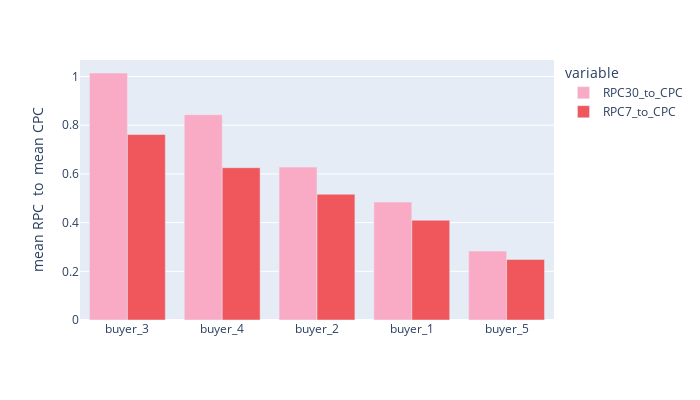

Notebook code for this chart:
### Code cell
data['RPC30_to_CPC'] = data['RPC_30d']/data['CPC']
data['RPC7_to_CPC'] = data['RPC_7d']/data['CPC']

data_plot3 = data.groupby(['Buyer'], as_index = False).aggregate({'RPC30_to_CPC' : 'mean', 'RPC7_to_CPC' : 'mean'}).sort_values('RPC30_to_CPC', ascending = False)

fig = px.bar(data_plot3, y = ['RPC30_to_CPC', 'RPC7_to_CPC'], x = 'Buyer', labels = {'value':'mean RPC  to  mean CPC', 'Buyer':''}, width = 700, height = 400, color_discrete_map = {'RPC30_to_CPC': '#F9ABC5','RPC7_to_CPC': '#F0575C'}, barmode = "group")
#fig.update_traces(marker_color = '#F9ABC5')
fig.show()

### Figure 1 — Plotly figure (JSON) as saved in the notebook; plotly's stock layout.template omitted (floating-point values rounded to 4 significant figures)
{"data": [{"alignmentgroup": "True", "hovertemplate": "variable=RPC30_to_CPC<br>=%{x}<br>mean RPC  to  mean CPC=%{y}<extra></extra>", "legendgroup": "RPC30_to_CPC", "marker": {"color": "#F9ABC5", "pattern": {"shape": ""}}, "name": "RPC30_to_CPC", "offsetgroup": "RPC30_to_CPC", "orientation": "v", "showlegend": true, "textposition": "auto", "type": "bar", "x": ["buyer_3", "buyer_4", "buyer_2", "buyer_1", "buyer_5"], "xaxis": "x", "y": [1.015, 0.8434, 0.6281, 0.4846, 0.2831], "yaxis": "y"}, {"alignmentgroup": "True", "hovertemplate": "variable=RPC7_to_CPC<br>=%{x}<br>mean RPC  to  mean CPC=%{y}<extra></extra>", "legendgroup": "RPC7_to_CPC", "marker": {"color": "#F0575C", "pattern": {"shape": ""}}, "name": "RPC7_to_CPC", "offsetgroup": "RPC7_to_CPC", "orientation": "v", "showlegend": true, "textposition": "auto", "type": "bar", "x": ["buyer_3", "buyer_4", "buyer_2", "buyer_1", "buyer_5"], "xaxis": "x", "y": [0.7619, 0.6256, 0.5167, 0.4098, 0.2487], "yaxis": "y"}], "layout": {"barmode": "group", "height": 400, "legend": {"title": {"text": "variable"}, "tracegroupgap": 0}, "margin": {"t": 60}, "width": 700, "xaxis": {"anchor": "y", "domain": [0, 1], "title": {"text": ""}}, "yaxis": {"anchor": "x", "domain": [0, 1], "title": {"text": "mean RPC  to  mean CPC"}}}}
